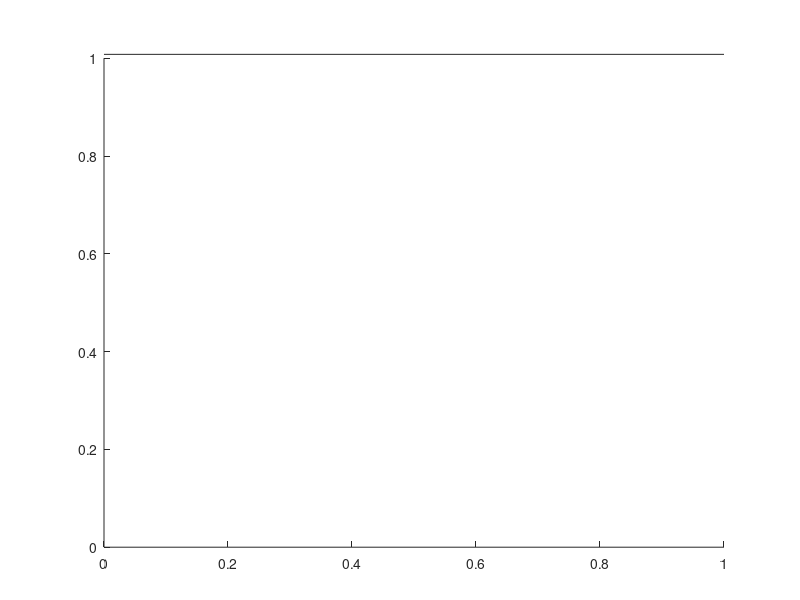

MATLAB code for this plot:
function [nAxis] = addTopXAxis (varargin)
% [nAxis] = addTopXAxis (axisH, properties ...)
% Add an X-axis on top (additional to the one on bottom) of the figure,
% with its own ticks labels and axis label (allow double scale).
% Ticks, minor ticks positions and x limits are set to be identical for top and bottom
% axis. Moreover, they are linked, i.e. a modification of one of them, even after execution
% of this function, will result in modification of the other one.
%
% Parameters:
% 	axisH = handle for axes (dafault = current axes, given by |gca|)
%	properties: syntax is two-folded arguments for each property,
%       	    on the form: 'name of property' (case insensitive), value of property
%		    and properties can be 
%		xLabStr : the label for the top X-axis (string)
%			default = ''
%		expression or exp : expression for transforming bottom X-tick labels to
%			      top X-tick labels. In the expression, |argu| will refer
%				to the value of the bottom X-tick labels.
%				eg. going from |log10(x)| to linear |x| values will be done with
%				the string '10.^argu' for expression.
%			default = ''
%		Note : if expression needs to use some variables, that are not accessible to this function, they need to be evaluated
%			before being passed to this function (see exemples below).
%		xTickLabelFormat : display format, used for converting numerical values for tick labels in strings. (string)
%				The computation of top axis tick labels using |expression| can lead to numbers taking a lot of space
%				because of the precision of the display. Reducing the precision will reduce the size of the labels.
%			default = '%4.1f'
%
%  Exemples:
%
%	axisH = axes % create new axes, and save the handle in axisH
%       addTopXAxis(axisH, 'expression', '-argu') % change the label of the ticks by their opposite
%	
%
%  addTopXAxis('expression', '(k0.*10.^argu)', 'xLabStr', '$\lambda_{up}$ (cm)')
%	will use the current axis (handle is not passed to the function), and will compute the new X-tick values according to
%		x' = k0.*10.^argu;
%	where |k0| is a variable whose value has to be set in the 'base' workspace.
%
%	V2 - 11/27/2005
%	Modifs for V2:
%		* - now evaluates expression in 'base' workspace.
%		Therefore, variables (like 'k0' in the second example) do not need to be evaluated anymore before being passed, 
%		as long as they already exist in 'base' workspace. It should allow more complex expressions to be passed than previously.
%		Example 2 then becomes
%			addTopXAxis('expression', '(k0.*10.^argu)', 'xLabStr', '$\lambda_{up}$ (cm)')
%		instead of
%			addTopXAxis('expression', ['(', num2str(k0),'.*10.^argu)'], 'xLabStr', '$\lambda_{up}$ (cm)'
%		Drawback: the function create/assign a variable called 'axisH' in base workspace. Potential conflicts here ...
%		* - properties are not case sensitive anymore
%		* - 'exp' can be used instead of 'expression' for property name (following John D'Errico comment, if I understood it well ....)
%		
%
%	Author : Emmanuel P. Dinnat
%	Date : 09/2005
%	Contact: emmanueldinnat@yahoo.fr
global hlink % make the properties link global
%% Default values for properties
axisH = gca;
xTickLabelFormat = '%4.1f';
xLabStr = '';
expression = '';
%% Process input parameters (if they exist)
% if input parameters
if length(varargin) > 0
	if isstr(varargin{1}) % if no axes handle is passed ...
		axisH = gca;
		if (length(varargin) > 1)
			properties = varargin(1:end);
		end
	else % else deal with passed axes handle
		if ishandle(varargin{1})
			axisH = varargin{1};
		else
			error('addTopXAxis : handle for axes invalid.')
		end
		properties = varargin(2:end);
	end
	if ~mod(length(properties),2)
		for iArg = 1:length(properties)/2
			% switch properties{2*iArg-1}
			switch lower(properties{2*iArg-1}) % modif V2 - suppress case sensitivity
				case {'expression' , 'exp'} 
					expression = properties{2*iArg};
				% case 'xLabStr'
				case 'xlabstr' % V2
					xLabStr = properties{2*iArg};
				% case 'xTickLabelFormat'
				case 'xticklabelformat' % V2
					xTickLabelFormat = properties{2*iArg};
				otherwise
					error(['addTopXAxis : property ''', properties{2*iArg-1},''' does not exist.'])
			end
		end
	else
		error('addTopXAxis : arguments number for proporties should be even.')
	end
end % if input parameters
%% replace |argu| by x-tick labels in the computation expression for new x-tick labels	
	%newXtickLabel_command = regexprep(expression, 'argu', 'str2num(get(axisH, ''xTickLabel''))');
	newXtickLabel_command = regexprep(expression, 'argu', 'get(axisH, ''xTick'')''');
%% Get paramters of figures to be modified (other parameters to be copied on the new axis are not extracted)
	set(axisH, 'units', 'normalized');
	cAxis_pos = get(axisH, 'position');
%% shift downward original axis a little bit
 	cAxis_pos(2) = cAxis_pos(2)*0.8;
	set(axisH, 'position', cAxis_pos);
%% Make new axis
	nAxis = subplot('position', [cAxis_pos(1), (cAxis_pos(2)+cAxis_pos(4))*1.007, cAxis_pos(3), 0.0001]);
%% put new Xaxis on top
	set(nAxis, 'xaxisLocation', 'top');
%% Improve readability
	%% delete Y label on new axis
	set(nAxis, 'yTickLabel', []);
	% remove box for original axis
	set(axisH, 'box', 'off');
	% remove grids
	set(nAxis, 'yGrid', 'off');
	set(nAxis, 'xGrid', 'off');
%% Set new Xaxis limits, ticks and subticks the same as original ones (by link) ...
	set(nAxis, 'xlim', get(axisH, 'xlim'));
	set(nAxis, 'XTick', get(axisH, 'XTick'));
	set(nAxis, 'XMinorTick', get(axisH, 'XMinorTick'));
	hlink = linkprop([nAxis, axisH], {'xLim','XTick','XMinorTick'});
%% ... but replace ticks labels by new ones !!!
	assignin('base', 'axisH', axisH)
	set(nAxis, 'xtickLabel',  num2str(evalin('base', newXtickLabel_command), xTickLabelFormat));
%% but label for new axis
	if exist('xLabStr')
		xlabel(xLabStr)
	end
%% return current axis to original one (for further modification affecting original axes)
	axes(axisH);
%	hlink = linkprop([nAxis, gca], {'xLim','XTick','XMinorTick'})